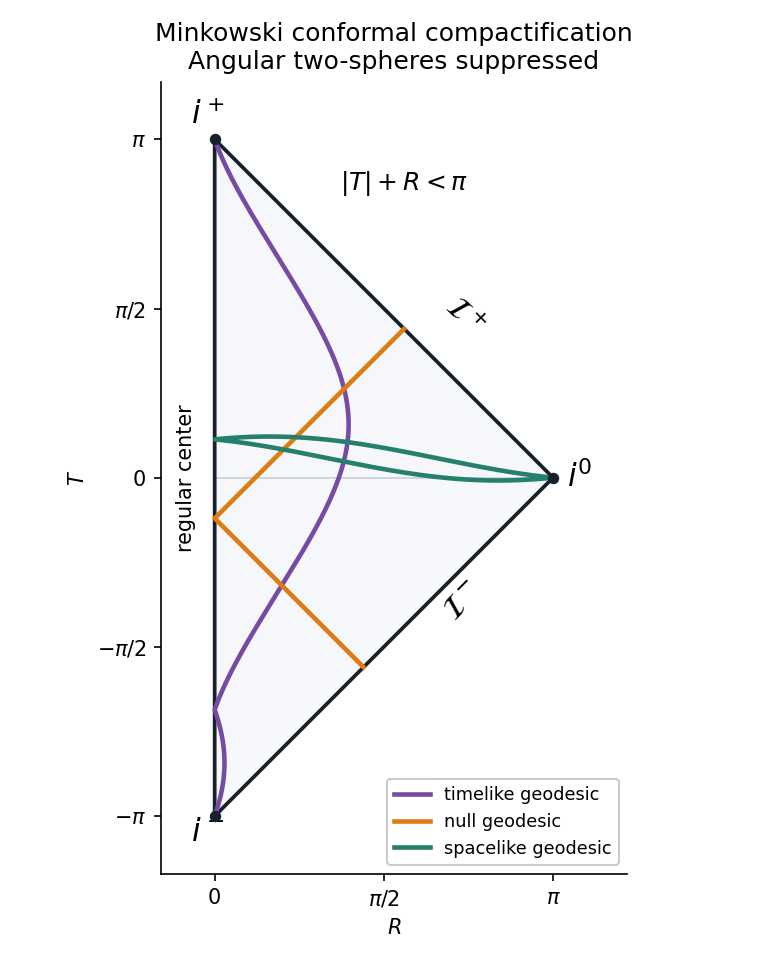

Write Python code to recreate this figure.
"""Original figure; Python 3.14, root-pinned numpy/matplotlib.

Writes only paper-54-conformal-diagram.png to the caller's current directory.
Any supplied MPLCONFIGDIR is retained.
"""
import numpy as np
import matplotlib
matplotlib.use('Agg')
import matplotlib.pyplot as plt


def compactify(time, radius):
    p = np.arctan(time-radius)
    q = np.arctan(time+radius)
    return (q-p)/np.pi, (q+p)/np.pi


def main():
    fig, ax = plt.subplots(figsize=(5.2, 6.4), dpi=150, facecolor='white')
    ax.set_facecolor('white')
    ax.plot([0, 0, 1, 0], [-1, 1, 0, -1], color='#18212b', linewidth=1.8)
    ax.fill([0, 0, 1], [-1, 1, 0], color='#f5f7fa', zorder=0)
    ax.plot([0, 1], [0, 0], color='#c9cfd8', linewidth=.8, zorder=1)
    parameter = 2*np.tan(np.linspace(-np.pi/2+.001, np.pi/2-.001, 2400))
    time = parameter
    radius = np.abs(.35*time+.65)
    rr, tt = compactify(time, radius)
    ax.plot(rr, tt, color='#774ba4', linewidth=2.2, label='timelike geodesic')
    center_time = -.12
    past_radius = (1+center_time)/2
    future_radius = (1-center_time)/2
    ax.plot([past_radius, 0, future_radius], [past_radius-1, center_time, 1-future_radius], color='#dc7c12', linewidth=2.2, label='null geodesic')
    time = .3+.1*parameter
    radius = np.abs(parameter+1.2)
    rr, tt = compactify(time, radius)
    ax.plot(rr, tt, color='#24806c', linewidth=2.2, label='spacelike geodesic')
    ax.scatter([0, 0, 1], [-1, 1, 0], color='#18212b', s=20, zorder=4)
    ax.text(-.02, 1.045, r'$i^+$', ha='center', fontsize=15)
    ax.text(-.02, -1.075, r'$i^-$', ha='center', fontsize=15)
    ax.text(1.04, 0, r'$i^0$', va='center', fontsize=15)
    ax.text(.66, .42, r'$\mathcal{I}^+$', rotation=-45, fontsize=15)
    ax.text(.66, -.42, r'$\mathcal{I}^-$', rotation=45, fontsize=15)
    ax.text(-.085, 0, 'regular center', rotation=90, ha='center', va='center', fontsize=10)
    ax.text(.37, .85, r'$|T|+R<\pi$', fontsize=12)
    ax.set_xlim(-.16, 1.22)
    ax.set_ylim(-1.17, 1.17)
    ax.set_aspect('equal')
    ax.set_xticks([0, .5, 1], ['0', r'$\pi/2$', r'$\pi$'])
    ax.set_yticks([-1, -.5, 0, .5, 1], [r'$-\pi$', r'$-\pi/2$', '0', r'$\pi/2$', r'$\pi$'])
    ax.set_xlabel('$R$')
    ax.set_ylabel('$T$')
    ax.spines[['top', 'right']].set_visible(False)
    ax.legend(loc='lower right', fontsize=8.5, frameon=True, facecolor='white', framealpha=1)
    ax.set_title('Minkowski conformal compactification\nAngular two-spheres suppressed', fontsize=12)
    fig.tight_layout()
    fig.savefig('paper-54-conformal-diagram.png', facecolor='white', transparent=False)
    plt.close(fig)


if __name__ == '__main__':
    main()
